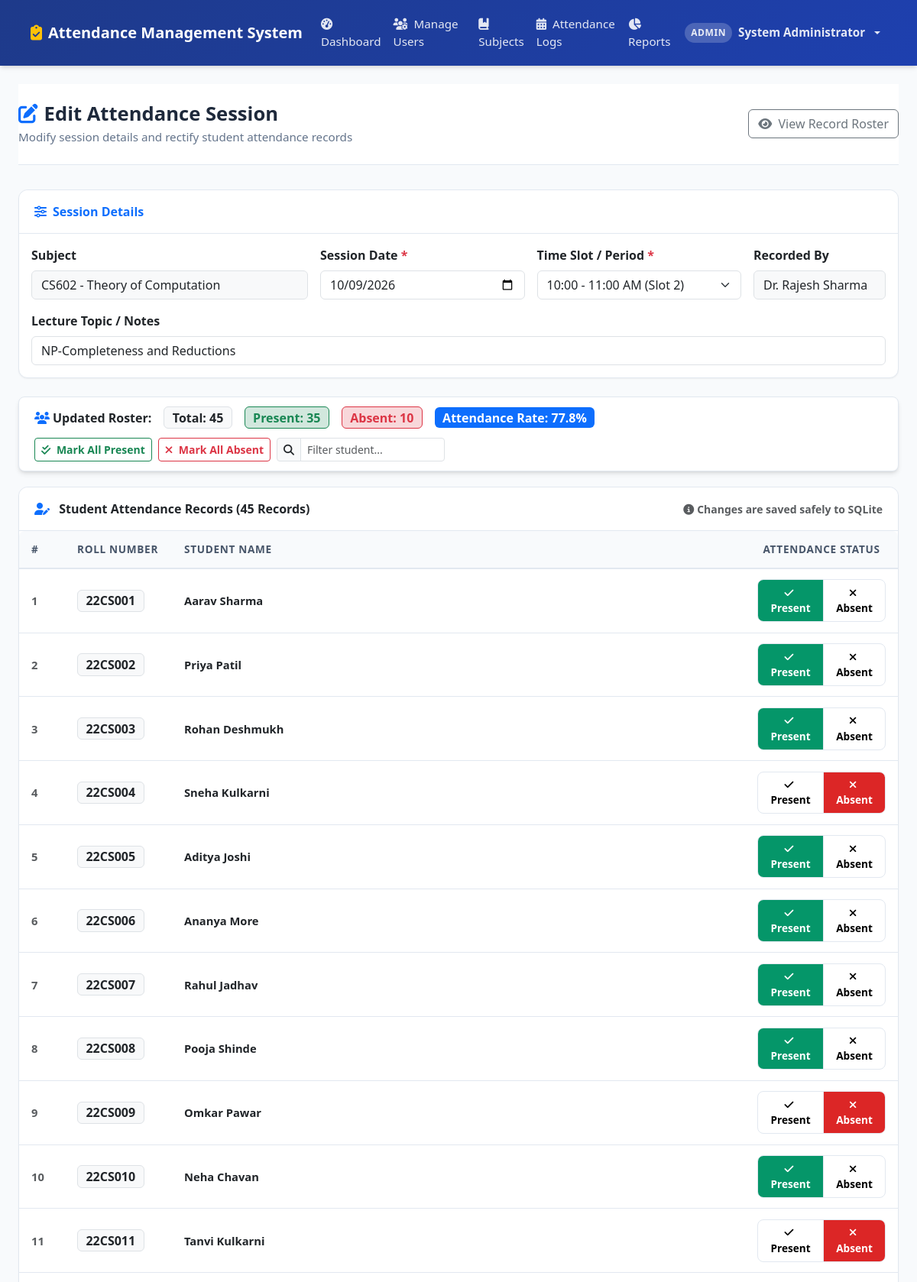
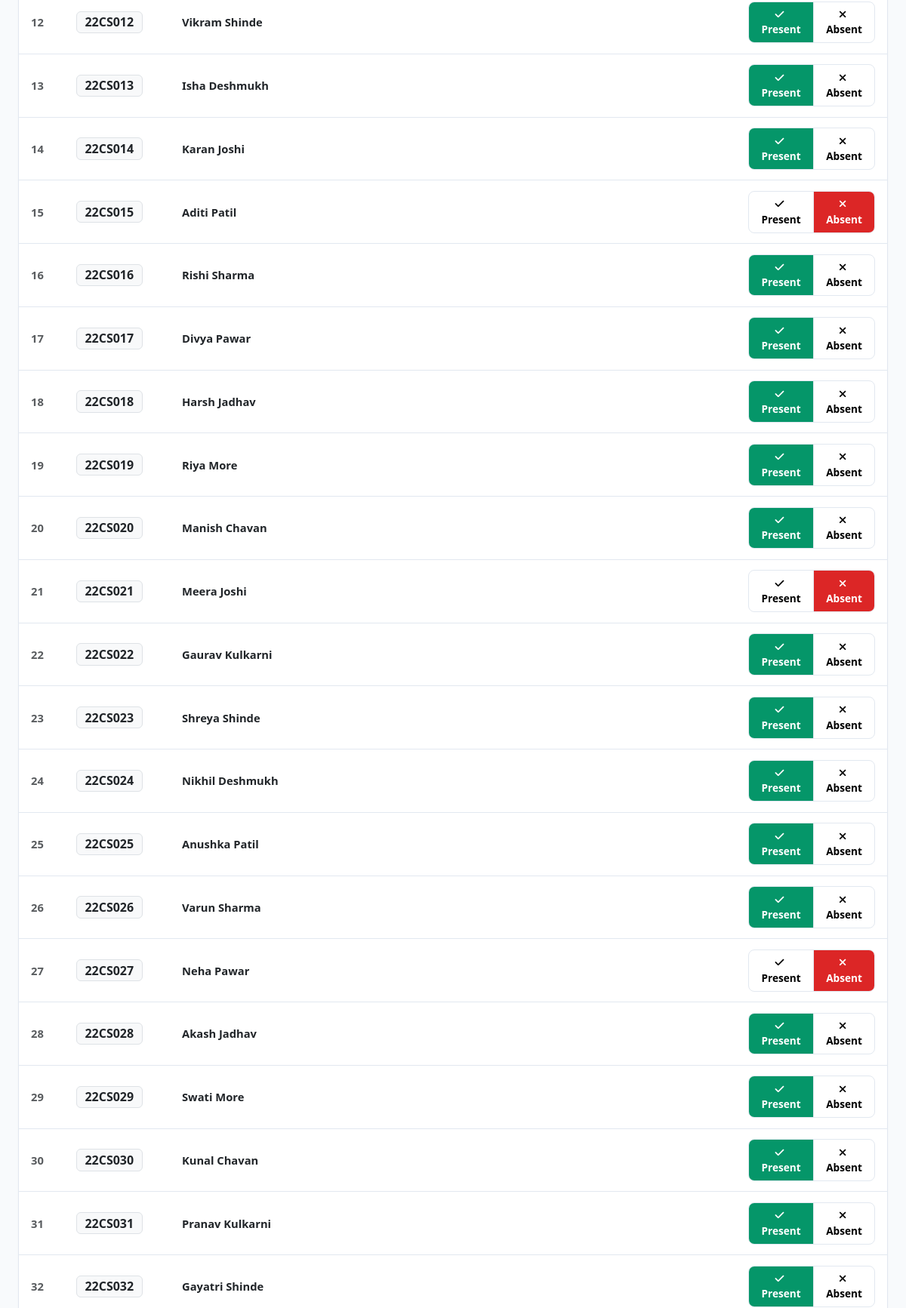
The page /faculty/edit-attendance/40 (signed in, upper part) on the database its author committed (2 pictures, top to bottom).
### tables this page shows
CREATE TABLE subjects (
        id INTEGER PRIMARY KEY AUTOINCREMENT,
        code TEXT UNIQUE NOT NULL,
        name TEXT NOT NULL,
        department TEXT NOT NULL DEFAULT 'Computer Science & Engineering',
        semester INTEGER NOT NULL DEFAULT 6,
        credits INTEGER NOT NULL DEFAULT 4,
        created_at TIMESTAMP DEFAULT CURRENT_TIMESTAMP
    );

CREATE TABLE attendance_sessions (
        id INTEGER PRIMARY KEY AUTOINCREMENT,
        subject_id INTEGER NOT NULL,
        faculty_id INTEGER NOT NULL,
        session_date DATE NOT NULL,
        session_slot TEXT NOT NULL DEFAULT '09:00 - 10:00 AM',
        topic TEXT DEFAULT 'Course Module Discussion',
        created_at TIMESTAMP DEFAULT CURRENT_TIMESTAMP,
        updated_at TIMESTAMP DEFAULT CURRENT_TIMESTAMP,
        FOREIGN KEY (subject_id) REFERENCES subjects(id) ON DELETE CASCADE,
        FOREIGN KEY (faculty_id) REFERENCES faculty(id) ON DELETE CASCADE,
        UNIQUE (subject_id, session_date, session_slot)
    );

CREATE TABLE users (
        id INTEGER PRIMARY KEY AUTOINCREMENT,
        username TEXT UNIQUE NOT NULL,
        email TEXT UNIQUE NOT NULL,
        password_hash TEXT NOT NULL,
        role TEXT NOT NULL CHECK(role IN ('admin', 'faculty', 'student')),
        full_name TEXT NOT NULL,
        phone TEXT,
        is_active INTEGER NOT NULL DEFAULT 1,
        created_at TIMESTAMP DEFAULT CURRENT_TIMESTAMP
    );

CREATE TABLE attendance_records (
        id INTEGER PRIMARY KEY AUTOINCREMENT,
        session_id INTEGER NOT NULL,
        student_id INTEGER NOT NULL,
        status TEXT NOT NULL CHECK(status IN ('Present', 'Absent')),
        remarks TEXT,
        FOREIGN KEY (session_id) REFERENCES attendance_sessions(id) ON DELETE CASCADE,
        FOREIGN KEY (student_id) REFERENCES students(id) ON DELETE CASCADE,
        UNIQUE (session_id, student_id)
    );

CREATE TABLE students (
        id INTEGER PRIMARY KEY AUTOINCREMENT,
        user_id INTEGER UNIQUE NOT NULL,
        roll_number TEXT UNIQUE NOT NULL,
        department TEXT NOT NULL DEFAULT 'Computer Science & Engineering',
        semester INTEGER NOT NULL DEFAULT 6,
        section TEXT NOT NULL DEFAULT 'A',
        batch_year TEXT NOT NULL DEFAULT '2022-2026',
        FOREIGN KEY (user_id) REFERENCES users(id) ON DELETE CASCADE
    );

### app.py (the view, shortened to what this page needs)
@app.route('/faculty/edit-attendance/<int:session_id>', methods=['GET', 'POST'])
@role_required('faculty', 'admin')
def faculty_edit_attendance(session_id):
    session_data, records = models.get_session_details(session_id)
    if not session_data:
        flash("Attendance session not found.", "danger")
        return redirect(url_for('faculty_dashboard'))
    return render_template('faculty/edit_attendance.html', session_data=session_data, records=records)

### app.py (called while the page is built, shortened)
def role_required(*allowed_roles):
    def decorator(f):
        @wraps(f)
        def decorated_function(*args, **kwargs):
            if 'user_id' not in session:
                flash("Please log in to access this page.", "warning")
                return redirect(url_for('login', next=request.url))
            user_role = session.get('role')
            return f(*args, **kwargs)
        return decorated_function
    return decorator

@app.context_processor
def inject_global_vars():
    return {
        'current_user': {
            'id': session.get('user_id'),
            'username': session.get('username'),
            'role': session.get('role'),
            'full_name': session.get('full_name'),
            'roll_number': session.get('roll_number'),
            'faculty_id': session.get('faculty_id')
        },
        'now': datetime.now(),
        'today_date': date.today().strftime('%Y-%m-%d'),
        'attendance_threshold': Config.ATTENDANCE_THRESHOLD
    }

### database.py (called while the page is built)
def get_db():
    if has_app_context():
        if 'db' not in g:
            g.db = sqlite3.connect(Config.DATABASE)
            g.db.row_factory = sqlite3.Row
            g.db.execute("PRAGMA foreign_keys = ON;")
        return g.db
    return get_standalone_db()

### templates/faculty/edit_attendance.html (shortened to what this page needs)
{% extends 'base.html' %}
{% block content %}
<div class="page-header d-flex justify-content-between align-items-center flex-wrap gap-2">
    <div>
        <h1><i class="fa-solid fa-pen-to-square text-primary me-2"></i>Edit Attendance Session</h1>
        <p>Modify session details and rectify student attendance records</p>
    </div>
    <div>
        <a href="{{ url_for('faculty_view_session', session_id=session_data.id) }}" class="btn btn-outline-secondary">
            <i class="fa-solid fa-eye me-1"></i> View Record Roster
        </a>
    </div>
</div>
<form method="POST" id="attendanceMarkerForm">
    <div class="card mb-4">
        <div class="card-header bg-white py-3">
            <span class="fw-bold text-primary"><i class="fa-solid fa-sliders me-2"></i>Session Details</span>
        </div>
        <div class="card-body">
            <div class="row g-3">
                <div class="col-md-4">
                    <label class="form-label fw-semibold">Subject</label>
                    <input type="text" class="form-control bg-light" value="{{ session_data.subject_code }} - {{ session_data.subject_name }}" readonly>
                </div>
                <div class="col-md-3">
                    <label for="session_date" class="form-label fw-semibold">Session Date <span class="text-danger">*</span></label>
                    <input type="date" class="form-control" id="session_date" name="session_date" value="{{ session_data.session_date }}" required>
                </div>
                <div class="col-md-3">
                    <label for="session_slot" class="form-label fw-semibold">Time Slot / Period <span class="text-danger">*</span></label>
                    <select class="form-select" id="session_slot" name="session_slot">
                        <option value="10:00 - 11:00 AM" {% if session_data.session_slot == '10:00 - 11:00 AM' %}selected{% endif %}>10:00 - 11:00 AM (Slot 2)</option>
                    </select>
                </div>
                <div class="col-md-2">
                    <label class="form-label fw-semibold">Recorded By</label>
                    <input type="text" class="form-control bg-light" value="{{ session_data.faculty_name }}" readonly>
                </div>
                <div class="col-12">
                    <label for="topic" class="form-label fw-semibold">Lecture Topic / Notes</label>
                    <input type="text" class="form-control" id="topic" name="topic" value="{{ session_data.topic }}">
                </div>
            </div>
        </div>
    </div>
    <div class="live-counter-bar">
        <div class="d-flex align-items-center gap-3 flex-wrap">
            <span class="fw-bold text-dark"><i class="fa-solid fa-users me-1 text-primary"></i>Updated Roster:</span>
            <span class="badge bg-light text-dark border fs-6">
                Total: <span id="liveTotalCount" class="fw-bold">{{ records|length }}</span>
            </span>
            <span class="badge bg-success-subtle text-success border border-success fs-6">
                Present: <span id="livePresentCount" class="fw-bold">0</span>
            </span>
            <span class="badge bg-danger-subtle text-danger border border-danger fs-6">
                Absent: <span id="liveAbsentCount" class="fw-bold">0</span>
            </span>
            <span class="badge bg-primary text-white fs-6">
                Attendance Rate: <span id="livePercentage" class="fw-bold">0%</span>
            </span>
        </div>
        <div class="d-flex align-items-center gap-2 flex-wrap">
            <button type="button" class="btn btn-outline-success btn-sm fw-semibold" id="markAllPresentBtn">
                <i class="fa-solid fa-check-double me-1"></i> Mark All Present
            </button>
            <button type="button" class="btn btn-outline-danger btn-sm fw-semibold" id="markAllAbsentBtn">
                <i class="fa-solid fa-xmark me-1"></i> Mark All Absent
            </button>
            <div class="input-group input-group-sm" style="width: 220px;">
                <span class="input-group-text bg-light"><i class="fa-solid fa-search"></i></span>
                <input type="text" class="form-control table-search-input" data-table="editStudentsTable" placeholder="Filter student...">
            </div>
        </div>
    </div>
    <div class="card mb-4">
        <div class="card-header bg-white d-flex justify-content-between align-items-center py-3">
            <span class="fw-bold">
                <i class="fa-solid fa-user-pen text-primary me-2"></i>
                Student Attendance Records ({{ records|length }} Records)
            </span>
            <small class="text-muted"><i class="fa-solid fa-circle-info me-1"></i>Changes are saved safely to SQLite</small>
        </div>
        <div class="table-responsive">
            <table class="table table-custom table-hover align-middle mb-0" id="editStudentsTable">
                <thead>
                    <tr>
                        <th style="width: 60px;">#</th>
                        <th style="width: 140px;">Roll Number</th>
                        <th>Student Name</th>
                        <th class="text-center" style="width: 200px;">Attendance Status</th>
                    </tr>
                </thead>
                <tbody>
                    {% for rec in records %}
                        <tr>
                            <td class="text-muted fw-bold">{{ loop.index }}</td>
                            <td>
                                <span class="badge bg-light text-dark border fs-6 fw-bold">{{ rec.roll_number }}</span>
                            </td>
                            <td>
                                <div class="fw-bold text-dark">{{ rec.student_name }}</div>
                            </td>
                            <td class="text-center">
                                <div class="attendance-toggle">
                                    <label for="present_{{ rec.student_id }}" class="present-label">
                                        <i class="fa-solid fa-check me-1"></i> Present
                                    </label>
                                    <label for="absent_{{ rec.student_id }}" class="absent-label">
                                        <i class="fa-solid fa-xmark me-1"></i> Absent
                                    </label>
                                </div>
                            </td>
                        </tr>
                    {% endfor %}
                </tbody>
            </table>
        </div>
    </div>
</form>
{% endblock %}

### static/css/style.css (style rules this page uses)
:root { --primary-color: #1e3a8a; --primary-hover: #172554; --primary-light: #eff6ff; --secondary-color: #475569; --success-color: #059669; --success-light: #ecfdf5; --danger-color: #dc2626; --danger-light: #fef2f2; --warning-color: #d97706; --warning-light: #fffbeb; --info-color: #0284c7; --bg-page: #f8fafc; --card-bg: #ffffff; --text-primary: #1e293b; --text-muted: #64748b; --border-color: #e2e8f0; --shadow-sm: 0 1px 2px 0 rgb(0 0 0 / 0.05); --shadow-md: 0 4px 6px -1px rgb(0 0 0 / 0.1), 0 2px 4px -2px rgb(0 0 0 / 0.1); --shadow-lg: 0 10px 15px -3px rgb(0 0 0 / 0.1), 0 4px 6px -4px rgb(0 0 0 / 0.1); --radius-sm: 0.375rem; --radius-md: 0.5rem; --radius-lg: 0.75rem; }
body { font-family: 'Segoe UI', system-ui, -apple-system, BlinkMacSystemFont, Roboto, sans-serif; background-color: var(--bg-page); color: var(--text-primary); min-height: 100vh; display: flex; flex-direction: column; }
.page-header { background: #ffffff; border-bottom: 1px solid var(--border-color); padding: 1.5rem 0; margin-bottom: 2rem; }
.page-header h1 { font-size: 1.6rem; font-weight: 700; color: var(--text-primary); margin-bottom: 0.25rem; }
.page-header p { color: var(--text-muted); margin-bottom: 0; font-size: 0.95rem; }
.card { border: 1px solid var(--border-color); border-radius: var(--radius-lg); box-shadow: var(--shadow-sm); background-color: var(--card-bg); transition: transform 0.2s ease, box-shadow 0.2s ease; }
.card-header { background-color: #ffffff; border-bottom: 1px solid var(--border-color); font-weight: 600; padding: 1rem 1.25rem; border-top-left-radius: var(--radius-lg) !important; border-top-right-radius: var(--radius-lg) !important; }
.table-custom { background: #ffffff; border-radius: var(--radius-md); overflow: hidden; box-shadow: var(--shadow-sm); }
.table-custom th { background-color: #f8fafc; color: #475569; font-weight: 600; font-size: 0.85rem; text-transform: uppercase; letter-spacing: 0.05em; border-bottom: 2px solid var(--border-color); padding: 0.85rem 1rem; }
.table-custom td { padding: 0.85rem 1rem; vertical-align: middle; border-bottom: 1px solid var(--border-color); font-size: 0.92rem; }
.attendance-toggle { display: inline-flex; border-radius: var(--radius-md); border: 1px solid var(--border-color); overflow: hidden; }
.attendance-toggle label { padding: 0.4rem 0.85rem; font-size: 0.85rem; font-weight: 600; cursor: pointer; margin: 0; transition: all 0.15s ease; user-select: none; }
.attendance-toggle label.present-label { border-right: 1px solid var(--border-color); }
.attendance-toggle input[value="Present"]:checked + label.present-label { background-color: var(--success-color); color: #ffffff; }
.attendance-toggle input[value="Absent"]:checked + label.absent-label { background-color: var(--danger-color); color: #ffffff; }
.live-counter-bar { position: sticky; top: 1rem; z-index: 1020; background: #ffffff; border: 1px solid var(--border-color); border-radius: var(--radius-md); padding: 0.75rem 1.25rem; box-shadow: var(--shadow-md); margin-bottom: 1.25rem; display: flex; justify-content: space-between; align-items: center; flex-wrap: wrap; gap: 0.75rem; }

### rows shown on the page
subjects: subject_code "CS602 - Theory of Computation"
attendance_sessions: session_date "10/09/2026", session_slot "10:00 - 11:00 AM (Slot 2)", topic "NP-Completeness and Reductions"
users: faculty_name "Dr. Rajesh Sharma"
attendance_records: roll_number "22CS001", student_name "Aarav Sharma"
attendance_records: roll_number "22CS002", student_name "Priya Patil"
attendance_records: roll_number "22CS003", student_name "Rohan Deshmukh"
attendance_records: roll_number "22CS004", student_name "Sneha Kulkarni"
attendance_records: roll_number "22CS005", student_name "Aditya Joshi"
attendance_records: roll_number "22CS006", student_name "Ananya More"
attendance_records: roll_number "22CS007", student_name "Rahul Jadhav"
attendance_records: roll_number "22CS008", student_name "Pooja Shinde"
attendance_records: roll_number "22CS009", student_name "Omkar Pawar"
attendance_records: roll_number "22CS010", student_name "Neha Chavan"
attendance_records: roll_number "22CS011", student_name "Tanvi Kulkarni"
attendance_records: roll_number "22CS012", student_name "Vikram Shinde"
attendance_records: roll_number "22CS013", student_name "Isha Deshmukh"
attendance_records: roll_number "22CS014", student_name "Karan Joshi"
attendance_records: roll_number "22CS015", student_name "Aditi Patil"
attendance_records: roll_number "22CS016", student_name "Rishi Sharma"
attendance_records: roll_number "22CS017", student_name "Divya Pawar"
attendance_records: roll_number "22CS018", student_name "Harsh Jadhav"
attendance_records: roll_number "22CS019", student_name "Riya More"
attendance_records: roll_number "22CS020", student_name "Manish Chavan"
attendance_records: roll_number "22CS021", student_name "Meera Joshi"
attendance_records: roll_number "22CS022", student_name "Gaurav Kulkarni"
attendance_records: roll_number "22CS023", student_name "Shreya Shinde"
attendance_records: roll_number "22CS024", student_name "Nikhil Deshmukh"
attendance_records: roll_number "22CS025", student_name "Anushka Patil"
attendance_records: roll_number "22CS026", student_name "Varun Sharma"
attendance_records: roll_number "22CS027", student_name "Neha Pawar"
attendance_records: roll_number "22CS028", student_name "Akash Jadhav"
attendance_records: roll_number "22CS029", student_name "Swati More"
attendance_records: roll_number "22CS030", student_name "Kunal Chavan"
attendance_records: roll_number "22CS031", student_name "Pranav Kulkarni"
attendance_records: roll_number "22CS032", student_name "Gayatri Shinde"

### other values the page prints
{{ current_user.role }} "ADMIN"
{{ current_user.full_name }} "System Administrator"
{{ records|length }} "45"
